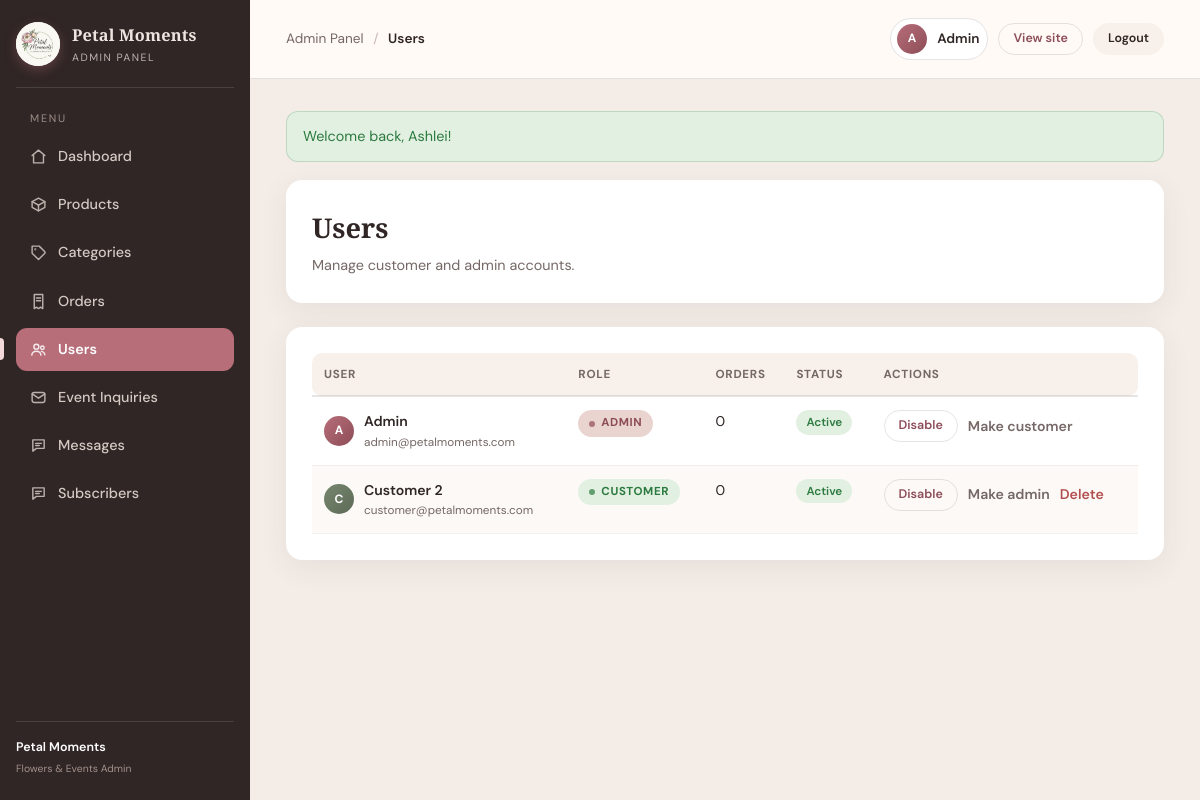
The page /admin/users.php (signed in) on the database its author committed.
### tables this page shows
CREATE TABLE users (
  id            INT UNSIGNED AUTO_INCREMENT PRIMARY KEY,
  first_name    VARCHAR(60)  NOT NULL,
  last_name     VARCHAR(60)  NOT NULL,
  email         VARCHAR(120) NOT NULL UNIQUE,
  password      VARCHAR(255) NOT NULL,
  phone         VARCHAR(20)  NULL,
  address       VARCHAR(255) NULL,
  role          ENUM('customer','admin') NOT NULL DEFAULT 'customer',
  is_active     TINYINT(1)   NOT NULL DEFAULT 1,
  created_at    TIMESTAMP    NOT NULL DEFAULT CURRENT_TIMESTAMP
);

### config/functions.php (called while the page is built, shortened)
<?php
function e($value)
{
    return htmlspecialchars((string)$value);
}
function get_flashes()
{
    $flashes = $_SESSION['flash'] ?? [];
    return $flashes;
}

### admin/users.php (the view, shortened to what this page needs)
<?php
$active = 'users';
include __DIR__ . '/includes/admin_header.php';
$pdo = db();
$users = $pdo->query("
    SELECT u.*,
           (SELECT COUNT(*) FROM orders o WHERE o.user_id=u.id) AS order_count
    FROM users u ORDER BY u.created_at DESC
")->fetchAll();
?>
<div class="admin-card"><h1>Users</h1><p>Manage customer and admin accounts.</p></div>
<div class="admin-card">
    <div class="table-scroll">
    <table class="admin-table">
        <thead>
            <tr><th>User</th><th>Role</th><th>Orders</th><th>Status</th><th>Actions</th></tr>
        </thead>
        <tbody>
        <?php foreach ($users as $u): ?>
            <tr>
                <td>
                    <div class="cell-with-thumb">
                        <span class="avatar avatar-sm <?php echo $u['role'] === 'admin' ? '' : 'avatar-sage'; ?>"><?php echo $u['role'] === 'admin' ? 'A' : 'C'; ?></span>
                        <div>
                            <strong><?php echo $u['role'] === 'admin' ? 'Admin' : ('Customer ' . (int)$u['id']); ?></strong>
                            <small><?php echo e($u['email']); ?></small>
                        </div>
                    </div>
                </td>
                <td><span class="badge badge-<?php echo e($u['role']); ?>"><?php echo e($u['role']); ?></span></td>
                <td><?php echo (int)$u['order_count']; ?></td>
                <td><span class="chip <?php echo $u['is_active'] ? 'chip-in' : 'chip-out'; ?>"><?php echo $u['is_active'] ? 'Active' : 'Disabled'; ?></span></td>
                <td>
                    <div class="cell-actions">
                        <a class="btn btn-ghost btn-sm" href="users.php?toggle=<?php echo (int)$u['id']; ?>"><?php echo $u['is_active'] ? 'Disable' : 'Enable'; ?></a>
                        <?php if ($u['role'] === 'admin'): ?><a class="link-soft" href="users.php?role=<?php echo (int)$u['id']; ?>">Make customer</a><?php else: ?><a class="link-soft" href="users.php?role=<?php echo (int)$u['id']; ?>">Make admin</a><?php endif; ?>
                        <?php if ($u['id'] != $_SESSION['user_id']): ?>
                        <a class="link-danger" href="users.php?delete=<?php echo (int)$u['id']; ?>" onclick="return confirm('Delete this user and their orders?');">Delete</a><?php endif; ?>
                    </div>
                </td>
            </tr>
        <?php endforeach; ?>
        </tbody>
    </table>
    </div>
</div>
<?php include __DIR__ . '/includes/admin_footer.php'; ?>

### admin/includes/admin_header.php (shortened to what this page needs)
<?php
require_once __DIR__ . '/../../config/functions.php';
$navLabels = [
    'dashboard'   => 'Dashboard',
    'products'    => 'Products',
    'categories'  => 'Categories',
    'orders'      => 'Orders',
    'users'       => 'Users',
    'inquiries'   => 'Event Inquiries',
    'messages'    => 'Messages',
    'subscribers' => 'Subscribers',
];
$crumbLabel = $navLabels[$active ?? ''] ?? 'Admin Panel';
?>
<!DOCTYPE html>
<html lang="en">
<head>
    <link rel="stylesheet" href="admin_style.css" />
</head>
<body class="admin-body">
<div class="admin-layout">
    <aside class="admin-sidebar">
        <div class="admin-brand">
            <img src="logo.png" alt="Petal Moments logo" class="brand-logo" />
            <div>
                <strong>Petal Moments</strong>
                <small>Admin Panel</small>
            </div>
        </div>
        <div class="admin-nav-label">Menu</div>
        <nav class="admin-nav">
            <a href="index.php" class="<?php echo ($active ?? '') === 'dashboard' ? 'active' : ''; ?>">
                <svg viewBox="0 0 24 24" fill="none" stroke="currentColor" stroke-width="2" stroke-linecap="round" stroke-linejoin="round"><path d="M3 10.5 12 3l9 7.5"/><path d="M5 9.5V21h14V9.5"/></svg>
                Dashboard
            </a>
            <a href="products.php" class="<?php echo ($active ?? '') === 'products' ? 'active' : ''; ?>">
                <svg viewBox="0 0 24 24" fill="none" stroke="currentColor" stroke-width="2" stroke-linecap="round" stroke-linejoin="round"><path d="M21 8 12 3 3 8v8l9 5 9-5V8Z"/><path d="M3 8l9 5 9-5"/><path d="M12 13v8"/></svg>
                Products
            </a>
            <a href="categories.php" class="<?php echo ($active ?? '') === 'categories' ? 'active' : ''; ?>">
                <svg viewBox="0 0 24 24" fill="none" stroke="currentColor" stroke-width="2" stroke-linecap="round" stroke-linejoin="round"><path d="M20.6 13.4 12 22l-9-9V3h10l7.6 7.6a2 2 0 0 1 0 2.8Z"/><circle cx="7.5" cy="7.5" r=".5"/></svg>
                Categories
            </a>
            <a href="orders.php" class="<?php echo ($active ?? '') === 'orders' ? 'active' : ''; ?>">
                <svg viewBox="0 0 24 24" fill="none" stroke="currentColor" stroke-width="2" stroke-linecap="round" stroke-linejoin="round"><path d="M6 2h12v20l-3-2-3 2-3-2-3 2V2Z"/><path d="M9 7h6"/><path d="M9 11h6"/></svg>
                Orders
            </a>
            <a href="users.php" class="<?php echo ($active ?? '') === 'users' ? 'active' : ''; ?>">
                <svg viewBox="0 0 24 24" fill="none" stroke="currentColor" stroke-width="2" stroke-linecap="round" stroke-linejoin="round"><circle cx="9" cy="8" r="3.5"/><path d="M2.5 20c.5-3.5 3.2-5.5 6.5-5.5s6 2 6.5 5.5"/><circle cx="17.5" cy="9.5" r="2.5"/><path d="M16 14.6c2.6.3 4.5 2 5 4.9"/></svg>
                Users
            </a>
            <a href="inquiries.php" class="<?php echo ($active ?? '') === 'inquiries' ? 'active' : ''; ?>">
                <svg viewBox="0 0 24 24" fill="none" stroke="currentColor" stroke-width="2" stroke-linecap="round" stroke-linejoin="round"><rect x="3" y="5" width="18" height="14" rx="3"/><path d="m3 7 9 6 9-6"/></svg>
                Event Inquiries
            </a>
            <a href="messages.php" class="<?php echo ($active ?? '') === 'messages' ? 'active' : ''; ?>">
                <svg viewBox="0 0 24 24" fill="none" stroke="currentColor" stroke-width="2" stroke-linecap="round" stroke-linejoin="round"><path d="M4 4h16v12H9l-5 4V4Z"/><path d="M8 9h8"/><path d="M8 12h5"/></svg>
                Messages
            </a>
            <a href="subscribers.php" class="<?php echo ($active ?? '') === 'subscribers' ? 'active' : ''; ?>">
                <svg viewBox="0 0 24 24" fill="none" stroke="currentColor" stroke-width="2" stroke-linecap="round" stroke-linejoin="round"><path d="M4 4h16v12H9l-5 4V4Z"/><path d="M8 9h8"/><path d="M8 12h5"/></svg>
                Subscribers
            </a>
        </nav>
        <div class="admin-sidebar-foot">
            <span>Petal Moments</span>
            <small>Flowers &amp; Events Admin</small>
        </div>
    </aside>
    <div class="admin-content">
        <header class="admin-topbar">
            <div class="crumb">Admin Panel <span class="crumb-span">/</span> <b><?php echo e($crumbLabel); ?></b></div>
            <div class="topbar-right">
                <div class="admin-user">
                    <span class="avatar avatar-sm">A</span>
                    <span>Admin</span>
                </div>
                <a class="btn btn-ghost btn-sm" href="../index.php">View site</a>
                <a class="btn btn-light btn-sm" href="../logout.php">Logout</a>
            </div>
        </header>
        <main class="admin-main">
        <?php foreach (get_flashes() as $flashMsg): ?>
            <div class="flash-alert flash-<?php echo $flashMsg['type'] === 'error' ? 'error' : 'success'; ?>">
                <?php echo e($flashMsg['message']); ?>
            </div>
        <?php endforeach; ?>

### admin/includes/admin_footer.php (shortened to what this page needs)
</main>
    </div>
</div>
</body>
</html>

### rows shown on the page
users: shows "A", shows "Admin", email "admin@petalmoments.com", role "ADMIN", order_count "0", is_active "Active"
users: shows "C", id "2", email "customer@petalmoments.com", role "CUSTOMER", order_count "0", is_active "Active"

### other values the page prints
$crumbLabel "Users"
$flashMsg['message'] "Welcome back, Ashlei!"
